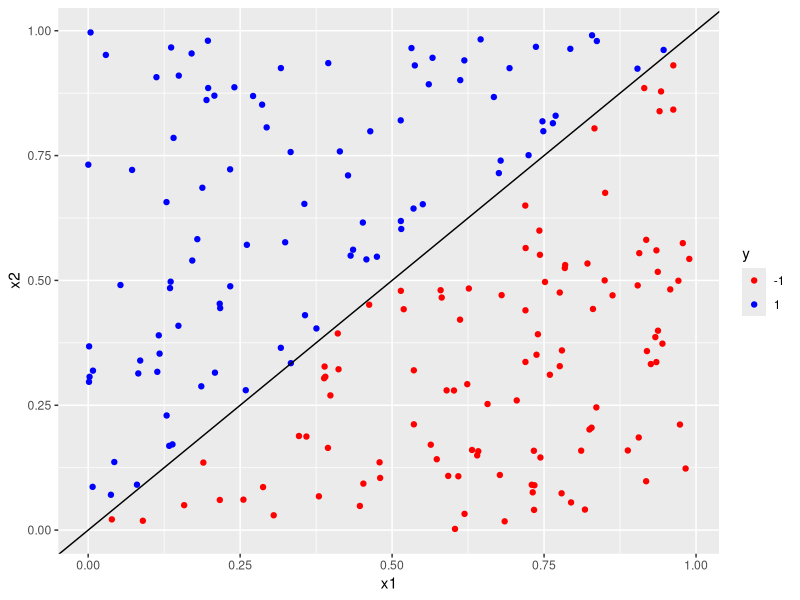
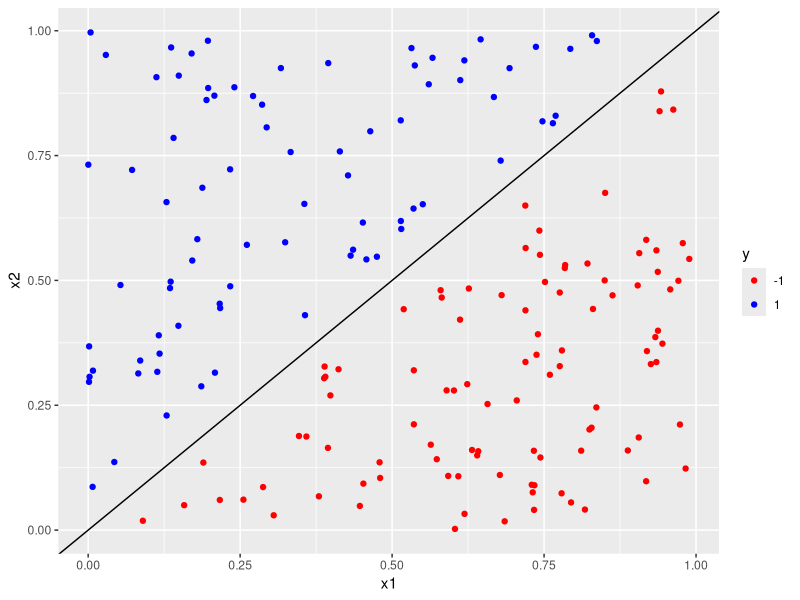
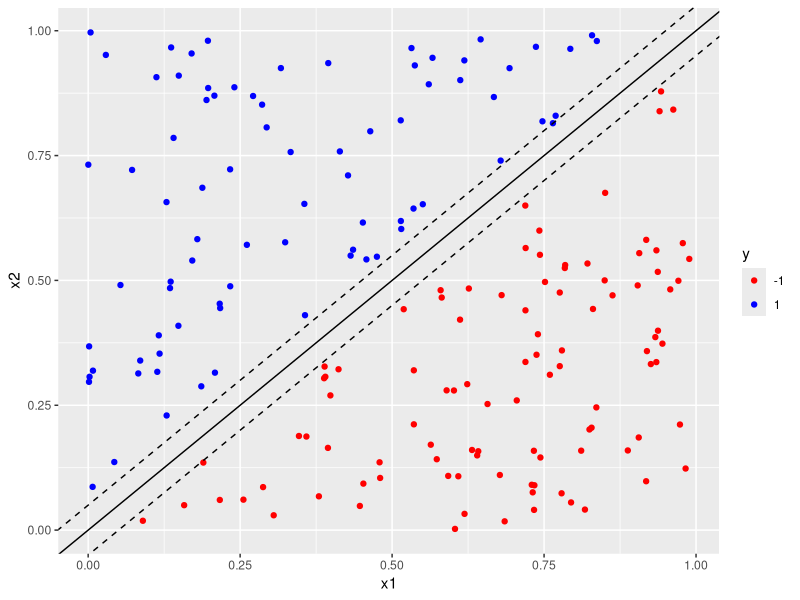
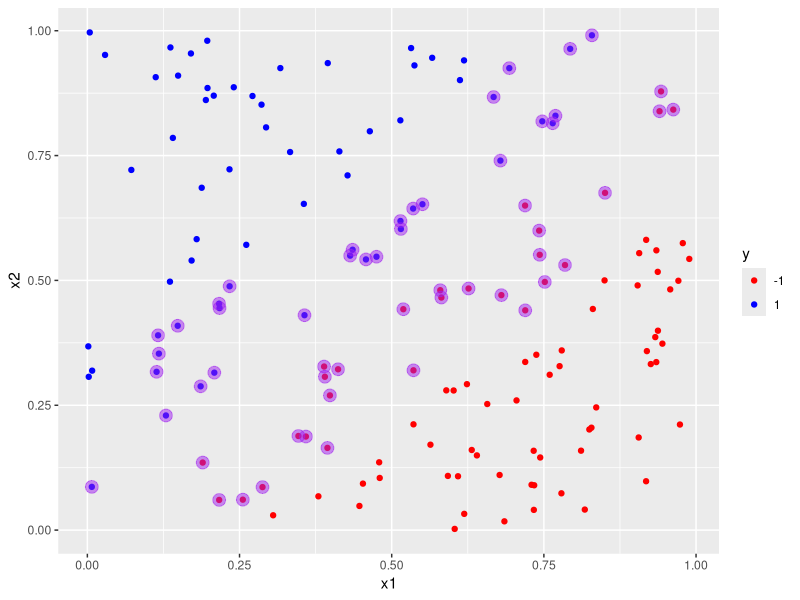
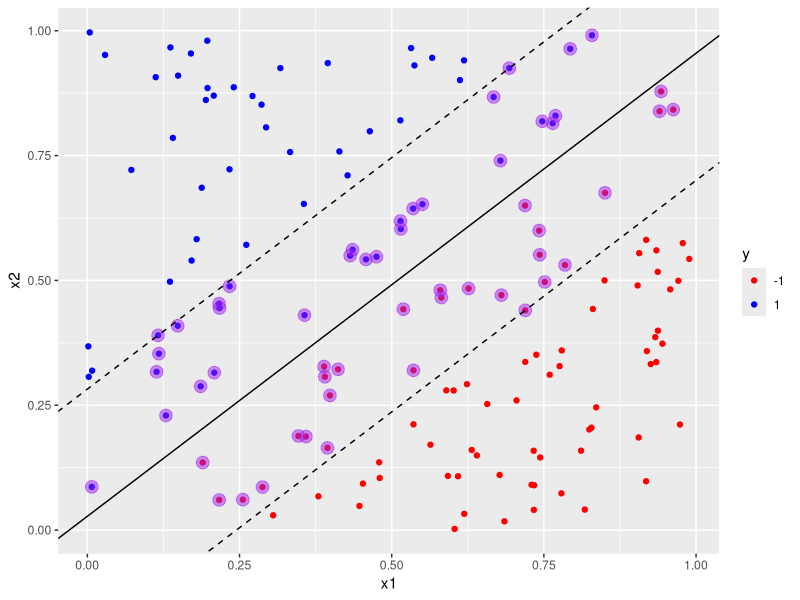
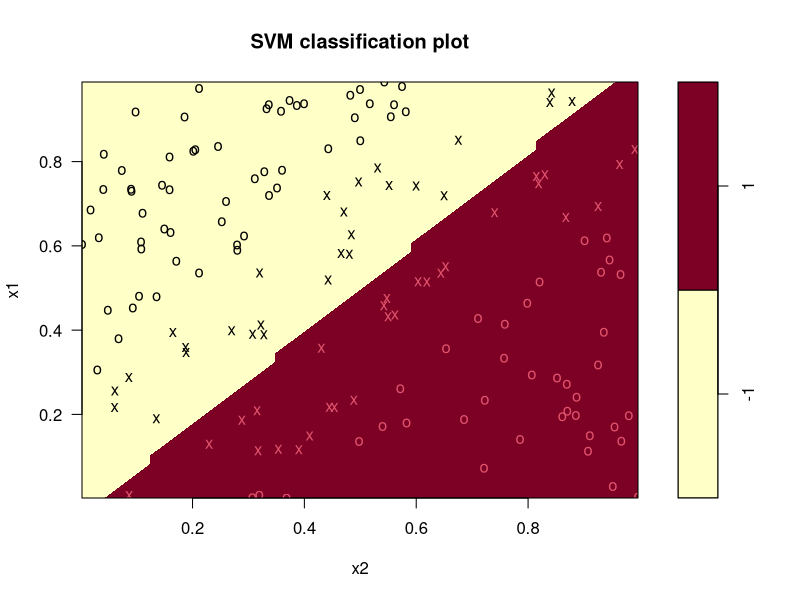

Recreate these plots in R, in order.
#################################################
##PART1 - generate a linearly separable dataset
################################################


#number of datapoints
n <- 200
#seed
set.seed(42)
#Generate dataframe with 2 uniformly distributed predictors lying between 0 and 1.
#Call the 2 predictors are x1 and x2

df <- data.frame(x1=runif(n),x2=runif(n))


# lets make the line x1 = x2 the separation boundary and set the class (y) to be -1 and 1
# for points that lie below and above the line respectively.

df$y <- factor(ifelse(df$x1-df$x2>0,-1,1),levels=c(-1,1))


#plot data with separation line

# remember y = mx + c is the equation of a straight line, here x = x1 and y = x2, so m = 1and c=0
#
#differentiate class by colour
#suppress legend

#load ggplot
library(ggplot2)
#build plot
p <- ggplot(data=df, aes(x=x1,y=x2,colour=y)) + 
  geom_point() +  scale_colour_manual(values=c("-1"="red","1"="blue")) + 
  geom_abline(slope=1,intercept=0)
#display it  
p


#The separator has no margin, let's give it one....
#To do this, we need to exclude points that lie close to the decision boundary. 
#One way to do this is to exclude points that have a x1 and x2 values that differ by less
#than a specified value, delta. Let's set delta to 0.05...

#create data set with margin
#this will be a subset of the previous data set

#create a margin of 0.05 in dataset
delta <- 0.05
# retain only those points that lie outside the margin
df1 <- df[abs(df$x1-df$x2)>delta,]
#check number of datapoints remaining
nrow(df1)  

#replot dataset with margin (code is exactly same as before)
p <- ggplot(data=df1, aes(x=x1,y=x2,colour=y)) + 
  geom_point() + scale_colour_manual(values=c("red","blue")) + 
  geom_abline(slope=1,intercept=0) 
p

#There is a clear empty space on either side of the boundary. Let's add in boundary line on either side.
#These should be offset from the decision boundary by delta (one on either side). The lines that
#define these, will have the same slope as the decision boundary but will have a y intercept of delta
#and -delta respectively

p <- p + 
  geom_abline(slope=1,intercept = delta, linetype="dashed") +
  geom_abline(slope=1,intercept = -delta, linetype="dashed")
p

################################################
##PART2 - build linear svm
################################################

#split into train and test
set.seed(1)
#split train and test data 80/20
df1[,"train"] <- ifelse(runif(nrow(df1))<0.8,1,0)

#separate training and test sets
trainset <- df1[df1$train==1,]
testset <- df1[df1$train==0,]
trainColNum <- grep("train",names(trainset))
trainset <- trainset[,-trainColNum]
testset <- testset[,-trainColNum]

write.csv(trainset,file="linear_svm_trainset.csv",row.names = FALSE)
write.csv(testset,file="linear_svm_testset.csv",row.names = FALSE)


#the svm  classifier in e1071 has a number of parameters, we'll look only at key parameters:
# ~ - formula specifying classification and predictor variables
#data - dataframe containing dataset
#type - classification method to be used. We will use C-classification (see the docs for others)
#kernel - this is essentially the type of function describing the decision boundary. This set to "linear" as the data 
#is linearly separable
#cost and gamma - these are parameters that are used to tune the model. \
#Note that gamma has no influence on linear kernels. Cost is essentially a penalty for
#margin violations. The lower the cost, the greater the number of margin violations.
#We will use default value for cost C (=1) to begin with and see the effect of changing it later
#scale - svm scales variables by default. Suppress scaling to allow comparison to original data
#In real life, you will typically set scaling=TRUE to account for large differences in
#the magnitudes of predictors.

library(e1071)

svm_model<- 
  svm(y ~ ., data=trainset, type="C-classification", kernel="linear", scale=FALSE)


svm_model


#Note the large number of support vectors, this is because we have set a
#relatively low cost for margin violation. This manifests itself as a large
#number of datapoints lying within the margins.


#training accuracy
pred_train <- predict(svm_model,trainset)
mean(pred_train==trainset$y)

#test accuracy
pred_test <- predict(svm_model,testset)
mean(pred_test==testset$y)

################################################
##PART 3 - Explore model object
################################################


#key contents of svm object

#index of support vectors in training dataset
svm_model$index

#Support vectors
svm_model$SV

#negative intercept (unweighted)
svm_model$rho

#Weighting coefficients for support vectors
svm_model$coefs

################################################
#PART 4 -  Visualise the classifier using ggplot
################################################

#visualise training data, distinguish classes using colour

p <- ggplot(data=trainset, aes(x=x1,y=x2,colour=y)) + 
  geom_point()+ scale_colour_manual(values=c("red","blue"))

#identify support vectors 
df_sv <- trainset[svm_model$index,]

#mark out support vectors in plot
p <- p + geom_point(data=df_sv,aes(x=x1,y=x2),colour="purple",size = 4,alpha=0.5)
p

#Explanation- we first plot all points in the training set. Then we overlay a purple circle
#on support vectors.

#We know the decision boundary is a straight line (why?)

#OK, so the next step is to extract the slope and intercept of the straight line from the
#svm object. This, unfortunately, needs some work...

#We use coefs and the support vectors to build the what's called the weight vector.
#The weight vector is the product of the coefs matrix with the matrix containing the SVs.
#Note, it makes sense that only the SVs play a role in defining the decision boundary. Why?

#build weight vector
w <- t(svm_model$coefs) %*% svm_model$SV #weight vector


#slope = -w[1]/w[2], intercept = rho/w[2]. Note that the intercept <> 0 and the slope
#is slightly less than 1. We know this is incorrect since we have designed the dataset
#to have a boundary of slope 1 and intercept 0. We'll see how to do better shortly

#calculate slope and save it to a variable
slope_1 <- -w[1]/w[2]

#calculate intercept and save it to a variable
intercept_1 <- svm_model$rho/w[2]

#plot decision boundary based on  calculated slope and intercept
p <- p + geom_abline(slope=slope_1,intercept = intercept_1)



#Notice that the boundary is "supported" by roughly the same number of support vectors
#on either side. This makes intuitive sense.

#Margins have the same slope (parallel to decision boundary) and lie +-1/w[2] on either
#side of the boundary

#add margins to plot
p <- p + 
  geom_abline(slope=slope_1,intercept = intercept_1-1/w[2], linetype="dashed")+
  geom_abline(slope=slope_1,intercept = intercept_1+1/w[2], linetype="dashed")

#display plot
p

#Notice that the support vectors lie within the margins. That is, we have allowed margin
#violations. Classifiers that allow margin violations are called soft margin classifiers.

#can also plot using function provided in e1071
#formula not needed since this is a 2 variable problem

plot(x=svm_model, data=trainset)
#Note that axes for x1 and x2 have been interchanged. Support vectors are marked as x.





